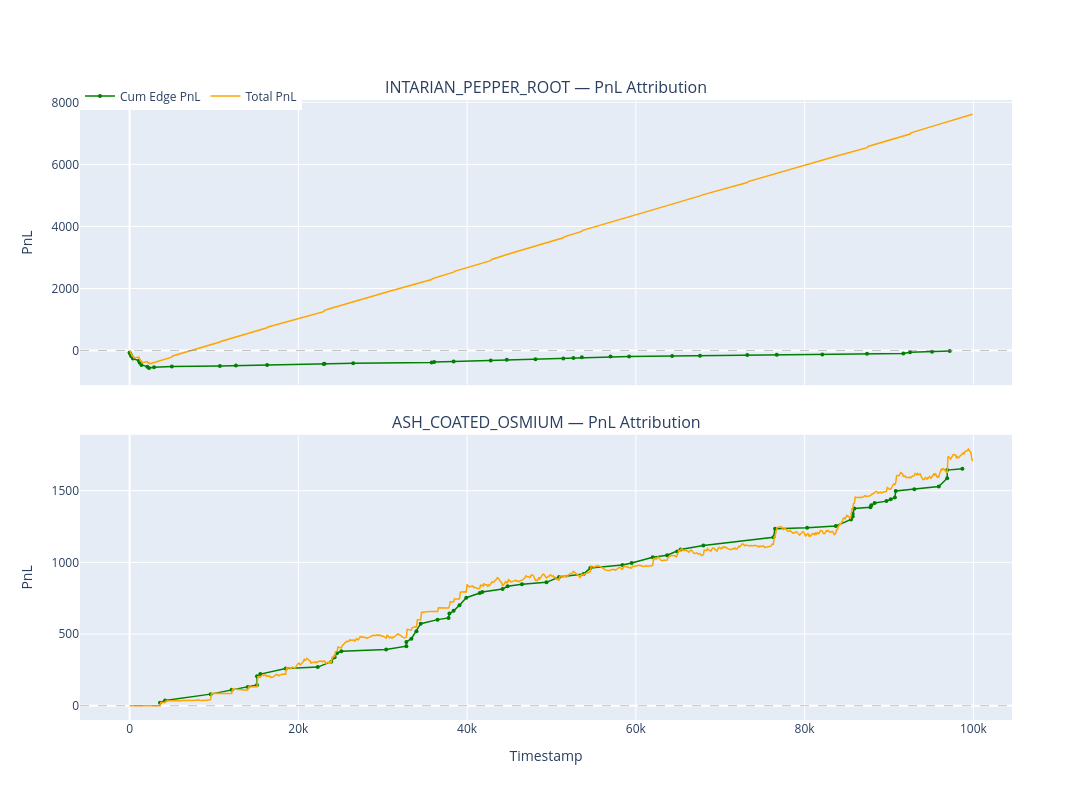

Notebook code cell kept with this figure:
### Markdown cell above
## Step 7: PnL 归因 — 做市 vs 头寸损益

将 PnL 拆分为：
- **Realized edge PnL**：每笔成交时的 edge × qty 累计（确定性收益）
- **Mark-to-market PnL**：持仓的未实现盈亏（随价格漂移波动）

两者之和应近似等于总 PnL。

### Code cell
fig = make_subplots(rows=len(products), cols=1, shared_xaxes=True,
                    subplot_titles=[f"{p} — PnL Attribution" for p in products],
                    vertical_spacing=0.08)

for i, product in enumerate(products, 1):
    pt = my_with_wm.filter(pl.col("product") == product).sort("timestamp")
    if pt.height == 0:
        continue

    # 累计 edge PnL
    ts_list = pt["timestamp"].to_list()
    cum_edge = np.cumsum(pt["edge_pnl"].to_list())

    # 总 PnL（从 activitiesLog）
    pnl_p = pnl_by_product.filter(pl.col("product") == product).sort("timestamp")

    # Mark-to-market 差值 = total_pnl - cum_edge（在成交时刻内插）
    fig.add_trace(go.Scatter(
        x=ts_list, y=cum_edge.tolist(),
        mode="lines+markers", line=dict(color="green", width=1.5),
        marker=dict(size=4),
        name="Cum Edge PnL", legendgroup="edge", showlegend=(i == 1),
    ), row=i, col=1)

    fig.add_trace(go.Scatter(
        x=pnl_p["timestamp"].to_list(), y=pnl_p["profit_and_loss"].to_list(),
        mode="lines", line=dict(color="orange", width=1.5),
        name="Total PnL", legendgroup="total", showlegend=(i == 1),
    ), row=i, col=1)

    fig.add_hline(y=0, line_dash="dash", line_color="gray", line_width=0.5, row=i, col=1)
    fig.update_yaxes(title_text="PnL", row=i, col=1)

    final_edge = cum_edge[-1] if len(cum_edge) else 0
    final_total = pnl_p["profit_and_loss"].to_list()[-1] if pnl_p.height else 0
    print(f"{product}: cum_edge={final_edge:.2f}, total_pnl={final_total:.2f}, "
          f"mtm_component={final_total - final_edge:.2f}")

fig.update_xaxes(title_text="Timestamp", row=len(products), col=1)
fig.update_layout(height=400 * len(products), width=1200,
                  legend=dict(orientation="h", y=1.03, x=0))
fig.show()

### Figure 1 — Plotly figure (JSON) as saved in the notebook; plotly's stock layout.template omitted (floating-point values rounded to 4 significant figures; data arrays with more than 128 entries replaced by an {"elided": "..."} marker saying what was removed)
{"data": [{"legendgroup": "edge", "line": {"color": "green", "width": 1.5}, "marker": {"size": 4}, "mode": "lines+markers", "name": "Cum Edge PnL", "showlegend": true, "type": "scatter", "x": [0, 100, 200, 400, 1100, 1200, 1400, 2100, 2300, 2900, 5000, 10700, 12600, 16300, 23000, 23100, 26500, 35800, 36100, 38400, 42800, 44700, 48100, 51400, 52600, 53600, 57000, 59200, 64300, 67600, 73200, 76700, 82100, 87400, 91700, 92500, 95100, 97200], "xaxis": "x", "y": [-63, -119, -182, -252, -329, -392, -462, -518, -560, -540, -510, -494, -482, -466, -430, -426, -406, -386, -370, -354, -319, -299, -279, -255, -239, -219, -195, -191, -179, -167, -147, -131, -127, -100, -92, -57, -37, -17], "yaxis": "y"}, {"legendgroup": "total", "line": {"color": "orange", "width": 1.5}, "mode": "lines", "name": "Total PnL", "showlegend": true, "type": "scatter", "x": {"elided": "1000 int values"}, "xaxis": "x", "y": {"elided": "1000 float values"}, "yaxis": "y"}, {"legendgroup": "edge", "line": {"color": "green", "width": 1.5}, "marker": {"size": 4}, "mode": "lines+markers", "name": "Cum Edge PnL", "showlegend": false, "type": "scatter", "x": [3600, 4200, 9600, 12100, 14000, 15100, 15100, 15500, 18500, 22300, 23900, 24300, 24600, 25100, 30400, 32800, 32800, 33400, 34000, 34500, 36500, 37800, 37900, 38400, 39100, 39900, 41500, 41800, 44200, 44800, 46500, 49400, 50900, 53800, 54600, 58400, 59500, 62000, 63700, 64900, 65300, 68000, 76300, 76500, 80300, 83700, 85500, 85700, 85700, 85900, 87800, 87900, 88300, 89700, 90200, 90700, 90800, 93000, 95900, 96900, 96900, 98700], "xaxis": "x2", "y": [21, 36, 81, 111, 130.5, 145.5, 205.5, 220.5, 259.5, 269.5, 307.5, 337.5, 367.5, 379.5, 392.5, 415, 445, 467.5, 520, 572, 600.5, 612.5, 642.5, 662, 701, 753.5, 786, 793.5, 813.5, 833.5, 847, 860.5, 898, 918, 960, 981, 996, 1035, 1050, 1076, 1089, 1118.0, 1174.0, 1234.0, 1240.0, 1254.0, 1299, 1319, 1338.0, 1376, 1384.0, 1398.0, 1414.0, 1427, 1440, 1453, 1498, 1510, 1530.0, 1586.0, 1644.0, 1654.0], "yaxis": "y2"}, {"legendgroup": "total", "line": {"color": "orange", "width": 1.5}, "mode": "lines", "name": "Total PnL", "showlegend": false, "type": "scatter", "x": {"elided": "1000 int values"}, "xaxis": "x2", "y": {"elided": "1000 float values"}, "yaxis": "y2"}], "layout": {"annotations": [{"font": {"size": 16}, "showarrow": false, "text": "INTARIAN_PEPPER_ROOT — PnL Attribution", "x": 0.5, "xanchor": "center", "xref": "paper", "y": 1, "yanchor": "bottom", "yref": "paper"}, {"font": {"size": 16}, "showarrow": false, "text": "ASH_COATED_OSMIUM — PnL Attribution", "x": 0.5, "xanchor": "center", "xref": "paper", "y": 0.46, "yanchor": "bottom", "yref": "paper"}], "height": 800, "legend": {"orientation": "h", "x": 0, "y": 1.03}, "shapes": [{"line": {"color": "gray", "dash": "dash", "width": 0.5}, "type": "line", "x0": 0, "x1": 1, "xref": "x domain", "y0": 0, "y1": 0, "yref": "y"}, {"line": {"color": "gray", "dash": "dash", "width": 0.5}, "type": "line", "x0": 0, "x1": 1, "xref": "x2 domain", "y0": 0, "y1": 0, "yref": "y2"}], "width": 1200, "xaxis": {"anchor": "y", "domain": [0, 1], "matches": "x2", "showticklabels": false}, "xaxis2": {"anchor": "y2", "domain": [0, 1], "title": {"text": "Timestamp"}}, "yaxis": {"anchor": "x", "domain": [0.54, 1], "title": {"text": "PnL"}}, "yaxis2": {"anchor": "x2", "domain": [0, 0.46], "title": {"text": "PnL"}}}}
